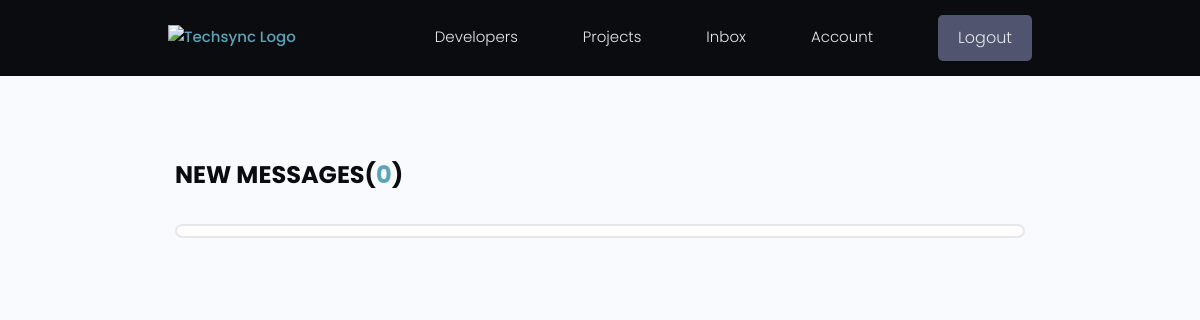
Page /inbox/ (signed in) on the earlier database version.
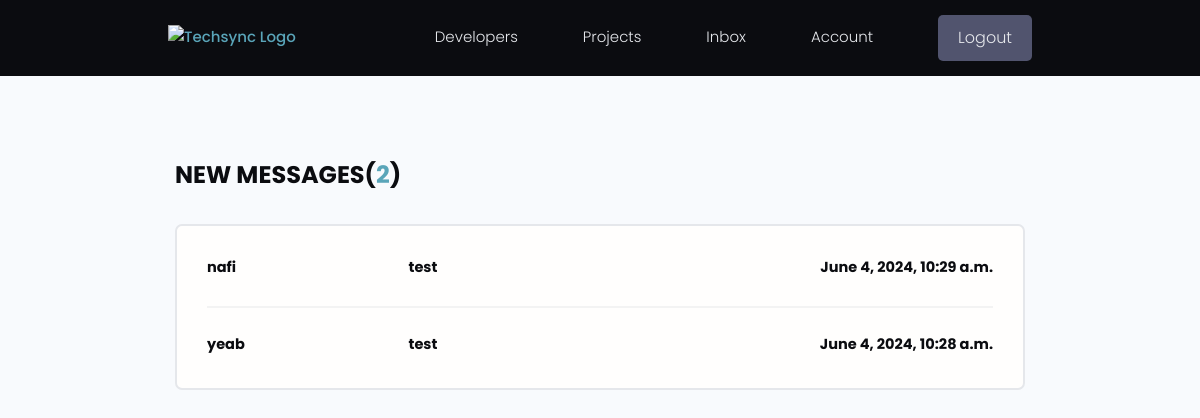
Same page on the later database version.
### users/models.py (models this page shows, shortened)
class Message(models.Model):
    id = models.UUIDField(default=uuid.uuid4, primary_key=True, unique=True, editable=False, )
    sender = models.ForeignKey(Profile, on_delete=models.SET_NULL,null=True, blank=True)
    recipient = models.ForeignKey(Profile, on_delete=models.SET_NULL,null=True, blank=True, related_name='messages')
    senderName = models.CharField(max_length=200, blank=True,null=True)
    email = models.EmailField(max_length=200,blank=True,null=True)
    subject = models.CharField(max_length=200, blank=True,null=True)
    message = models.TextField()
    is_read = models.BooleanField(default=False, null=True)
    created_at = models.DateTimeField(auto_now_add=True)
    class Meta:
        ordering = ['-created_at']

### users/views.py (the view)
# urls.py: path('inbox/', views.inbox, name='inbox'),
@login_required(login_url='login')
def inbox(request):
    profile = request.user.profile
    messageRequests = profile.messages.all()
    unreadCount = messageRequests.filter(is_read=False).count()
    context = {
        'messageRequests': messageRequests,
        'unreadCount': unreadCount,
    }
    return render(request, 'users/inbox.html', context)

### templates/users/inbox.html
{% extends "main/main.html" %}
  {% block content %}
  <main class="inbox my-xl">
    <div class="content-box">
      <h3 class="inbox__title">New Messages(<span>{{unreadCount}}</span>)</h3>
      <ul class="messages">
        {% for message in messageRequests %}
        <li class="message {% if not message.is_read %}message--unread{% endif %}">
            <a href="{% url 'inbox-message' message.pk%}">
                <span class="message__author">{{message.senderName}}</span>
                <span class="message__subject">{{message.subject}}</span>
                <span class="message__date">{{message.created_at}}</span>
            </a>
        </li>
        {% endfor %}
      </ul>
    </div>
  </main>
  {% endblock content %}

Differences in the rows shown:
added Message: senderName "nafi", subject "test", created_at "June 4, 2024, 10:29 a.m."
added Message: senderName "yeab", subject "test", created_at "June 4, 2024, 10:28 a.m."
Other differences:
{{ unreadCount }}: "0" → "2"
